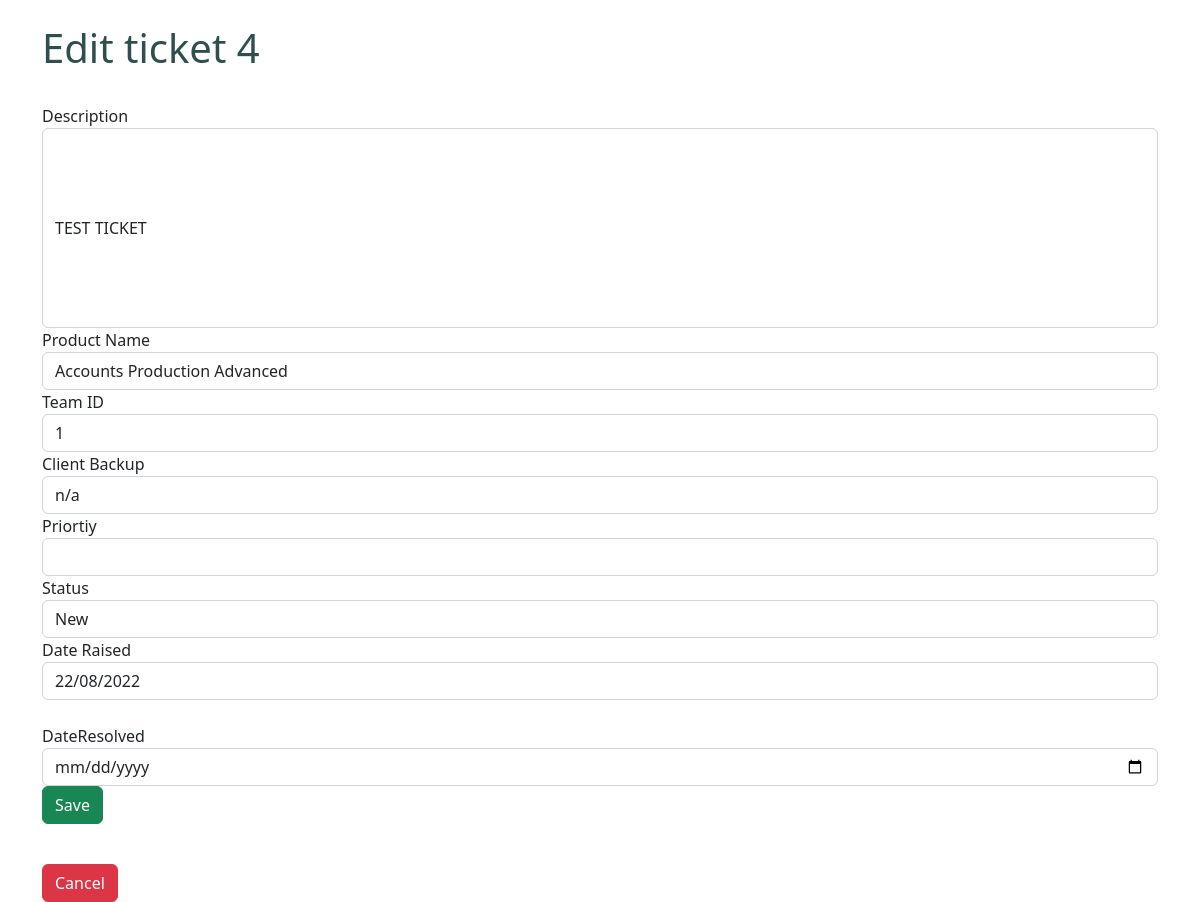
/activetickets/edit/4 (signed in), run on the app's committed database.
### tables this page shows
CREATE TABLE Tickets
         (TicketID INTEGER PRIMARY KEY AUTOINCREMENT,
          Description        TEXT          NOT NULL,
          ClientBackup       VARCHAR(50),
          Priority           VARCHAR(2)    NOT NULL,
          Status             TEXT          NOT NULL,
          DateRaised         TEXT          NOT NULL,
          DateResolved       TEXT,
          ProductName        TEXT          NOT NULL,
          TeamID             INT           NOT NULL);

### TicketSystem/views.py (the view, shortened to what this page needs)
@app.route("/activetickets/edit/<string:TicketID>", methods=['POST','GET'])
def editactivetickets(TicketID):
    conn = get_db_connection()
    conn.row_factory=sql.Row
    cursor = conn.cursor()
    cursor.execute('SELECT * FROM Tickets WHERE TicketID=?', [TicketID])
    tickets = cursor.fetchone()
    if 'loggedin' in session:
        adminLevel = session['adminLevel']
        if 'Admin' in adminLevel:
           return render_template("editactivetickets.html", tickets=tickets)
        else:
           return render_template("notAdminErrorPage.html", tickets=tickets)
    return redirect(url_for('login'))

### TicketSystem/views.py (called while the page is built)
def get_db_connection():
    conn = sql.connect('ticketdb.db')
    conn.row_factory = sql.Row
    return conn

### TicketSystem/templates/editactivetickets.html (shortened to what this page needs)
﻿<!DOCTYPE html>
{% extends 'base.html' %}
{% block content%}
<body>
    <h1>Edit ticket {{tickets.TicketID}}</h1>
    <br />
    <form method='post' action='{{url_for("editactivetickets", TicketID=tickets.TicketID)}}}'>
        <div class='form-group'>
            <label>Description</label><br />
            <input type='text' name='Description' required class='form-control' value='{{tickets.Description}}' style="height:200px;" />
        </div>
        <div class='form-group'>
            <label>Product Name</label><br />
            <input type='text' name='ProductName' required class='form-control' value='{{tickets.ProductName}}' />
        </div>
        <div class='form-group'>
            <label>Team ID</label><br />
            <input type='text' name='TeamID' required class='form-control' value='{{tickets.TeamID}}' />
        </div>
        <div class='form-group'>
            <label>Client Backup</label><br />
            <input type='text' name='ClientBackup' required class='form-control' value='{{tickets.ClientBackup}}' />
        </div>
        <div class='form-group'>
            <label>Priortiy</label><br />
            <input type='text' name='Priortiy' required class='form-control' value='{{tickets.Priortiy}}' />
        </div>
        <div class='form-group'>
            <label>Status</label><br />
            <input type='text' name='Status' required class='form-control' value='{{tickets.Status}}' />
        </div>
        <div class='form-group'>
            <label>Date Raised</label><br />
            <input type='text' name='DateRaised' required class='form-control' value='{{tickets.DateRaised}}' readonly />
        </div>
        <div class='form-group'>
            <br />
            <label>DateResolved</label>
            <input type='date' name='DateResolved' class='form-control' value='{{tickets.DateResolved}}' />
        </div>
        <input type='submit' value='Save' class='btn btn-success'>
    </form>
    <br />
    <a href="dashboard.html" class="btn btn-danger">Cancel</a>
</body>
{% endblock %}

### TicketSystem/static/css/style.css (style rules this page uses)
h1 { color: darkslategray; font-size:60px; }
body { background: #f4f4f4; }

### data on the page
Tickets: TicketID "4", Description "TEST TICKET", ProductName "Accounts Production Advanced", TeamID "1", ClientBackup "n/a", Status "New", DateRaised "22/08/2022"
